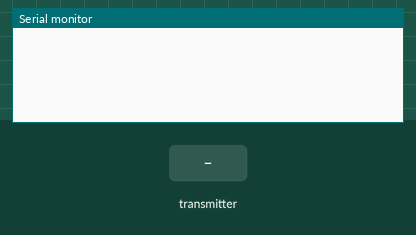
The sketch below on a simulated ESP32. Shown: the last lines printed to the serial monitor. Inputs (shaded band) come from the test bench.

Above: at 1.2 s.
1.3 s: the transmitter starts sending liquidDetected = 0
At 1.66 s:
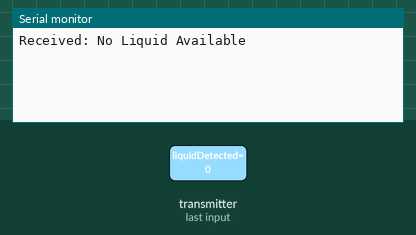
3.3 s: the transmitter starts sending liquidDetected = 1
At 3.66 s:
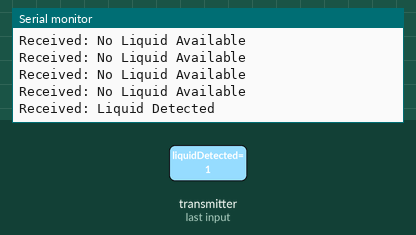

Measured:
- after the input at 1.3 s, the serial monitor: prints a new line after 0.05 s (image 1)
- after the input at 3.3 s, the serial monitor: prints a new line after 0.05 s (image 2)

The sketch:

RX.ino
```cpp
#include <esp_now.h>
#include <WiFi.h>

// Matching data structure
typedef struct struct_message {
  bool liquidDetected;
} struct_message;

struct_message incomingData;

// Data receive callback
void OnDataRecv(const esp_now_recv_info *info, const uint8_t *data, int len) {
  memcpy(&incomingData, data, sizeof(incomingData));

  if (incomingData.liquidDetected) {
    Serial.println("Received: Liquid Detected");
  } else {
    Serial.println("Received: No Liquid Available");
  }
}

void setup() {
  Serial.begin(115200);

  WiFi.mode(WIFI_STA);

  if (esp_now_init() != ESP_OK) {
    Serial.println("Error initializing ESP-NOW");
    return;
  }

  esp_now_register_recv_cb(OnDataRecv);
}

void loop() {
  // Callback handles data as it arrives
}
```
